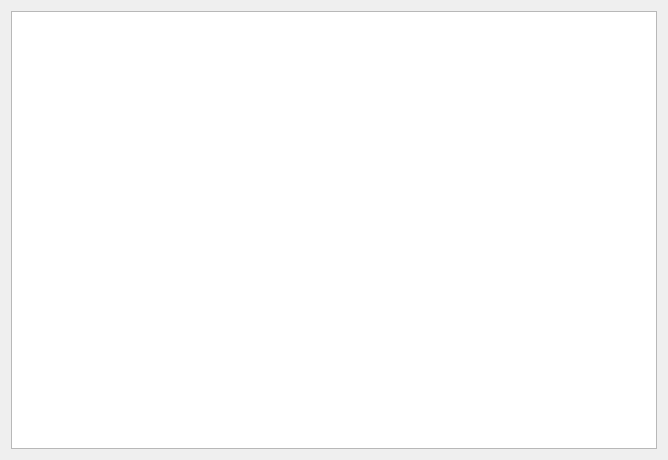
<?xml version="1.0" encoding="UTF-8"?>
<ui version="4.0">
 <class>BackupForm</class>
 <widget class="QWidget" name="BackupForm">
  <property name="geometry">
   <rect>
    <x>0</x>
    <y>0</y>
    <width>668</width>
    <height>460</height>
   </rect>
  </property>
  <property name="windowTitle">
   <string>Form</string>
  </property>
  <layout class="QVBoxLayout" name="verticalLayout">
   <item>
    <widget class="QListWidget" name="listWidget">
     <property name="styleSheet">
      <string notr="true">QListWidget
{
	outline:0px;
}
QListWidget::Item:hover
{
	background-color:rgb(205, 205, 205);
	color: rgb(0, 0, 0);
}
QListWidget::Item:selected
{
	background-color: rgb(205, 205, 205);
	color: rgb(0, 0, 0);
}
</string>
     </property>
    </widget>
   </item>
  </layout>
 </widget>
 <resources/>
 <connections/>
</ui>
